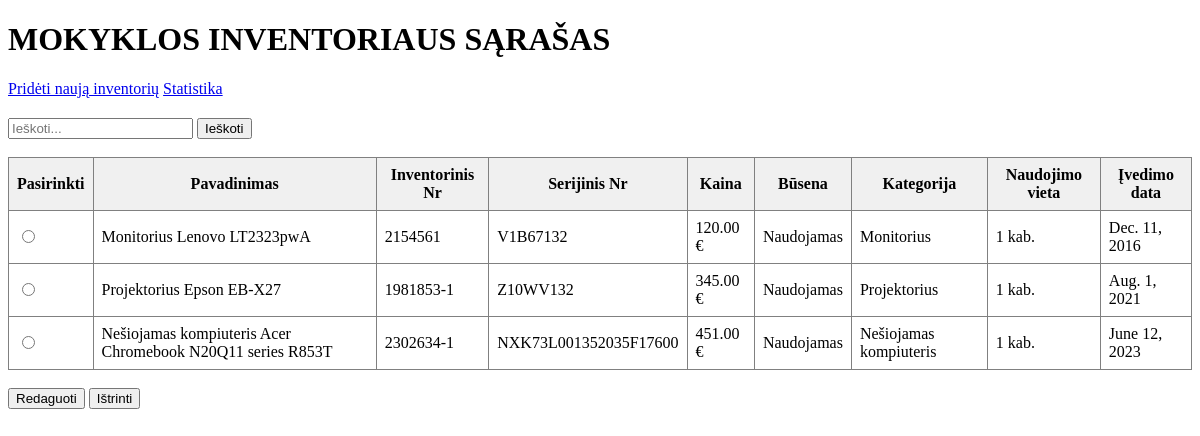
Before: / with the older database file.
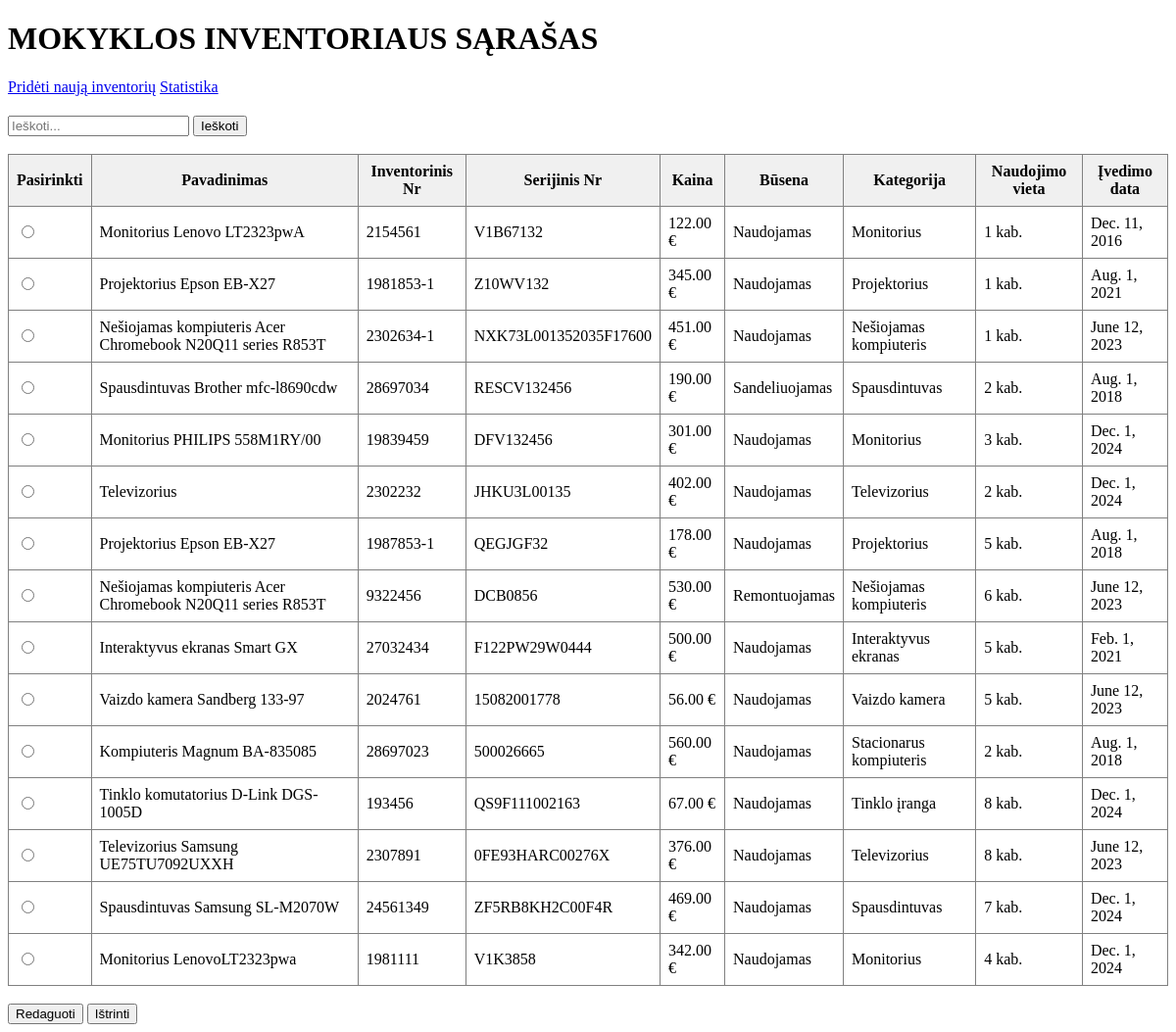
After: the same page with the newer database file.
### inventorius/models.py (models this page shows, shortened)
class Inventorius(models.Model):
    TURTO_TIPAS = (
        ('ILG', 'Ilgalaikis turtas'),
        ('TRU', 'Trumpalaikis turtas'),
    )
    pavadinimas = models.CharField(max_length=100, null=False)
    serijinis_numeris = models.CharField(max_length=100, unique=True)
    inventorinis_numeris = models.CharField(max_length=100)
    kaina = models.DecimalField(max_digits=10, decimal_places=2)
    vieta = models.ForeignKey(Vieta, on_delete=models.CASCADE)
    busena = models.CharField(max_length=50, choices=[
        ('Naudojamas', 'Naudojamas'),
        ('Sandeliuojamas', 'Sandeliuojamas'),
        ('Remontuojamas', 'Remontuojamas'),
    ], default='Naudojamas')
    ivedimo_data = models.DateField(verbose_name="Įvedimo į eksploataciją data")
    kategorija = models.ForeignKey(Kategorija, on_delete=models.CASCADE)
    turto_tipas = models.CharField(max_length=3, choices=TURTO_TIPAS, null=False)

class Kategorija(models.Model):
    pavadinimas = models.CharField(max_length=100)

class Vieta(models.Model):
    pavadinimas = models.CharField(max_length=100)

### inventorius/views.py (the view)
# urls.py: path('', views.pradinis, name='pradinis'),
def pradinis(request):
    query = request.GET.get('q', '')
    no_results_message = None
    if query:
        filtruoti = Inventorius.objects.filter(
             Q(pavadinimas__icontains=query) |
             Q(serijinis_numeris__icontains=query) |
             Q(inventorinis_numeris__icontains=query) |
             Q(kaina__icontains=query) |
             Q(vieta__pavadinimas__icontains=query) |
             Q(busena__icontains=query) |
             Q(kategorija__pavadinimas__icontains=query) |
             Q(ivedimo_data__icontains=query) |
             Q(turto_tipas__icontains=query)
         )
        if filtruoti.exists():
            inventoriai = filtruoti
        else:
            inventoriai = Inventorius.objects.all()
            no_results_message = "Pagal jūsų užklausą nieko nerasta."
    else:
        inventoriai = Inventorius.objects.all()
    return render(request, 'pradinis.html', {
        'inventoriai': inventoriai,
        'no_results_message': no_results_message
    })

### inventorius/templates/pradinis.html (shortened to what this page needs)
<!DOCTYPE html>
<html lang="en">
<head>
</head>
<body>
<h1>MOKYKLOS INVENTORIAUS SĄRAŠAS</h1>
<div style="margin-bottom: 20px;">
    <a href="{% url 'kurti' %}" style="font-size: 16px;">Pridėti naują inventorių</a>
    <a href="{% url 'statistika' %}" style="font-size: 16px;">Statistika</a>
</div>
<form method="get">
  <input type="text" name="q" placeholder="Ieškoti..." value="{{ request.GET.q }}">
  <button type="submit">Ieškoti</button>
</form>
<br>
{% if inventoriai %}
<form method="post" action="{% url 'pasirinktas_veiksmas' %}">
    <table border="1" cellspacing="0" cellpadding="8" style="border-collapse: collapse; width: 100%;">
        <thead style="background-color: #f0f0f0;">
            <tr>
                <th>Pasirinkti</th>
                <th>Pavadinimas</th>
                <th>Inventorinis Nr</th>
                <th>Serijinis Nr</th>
                <th>Kaina</th>
                <th>Būsena</th>
                <th>Kategorija</th>
                <th>Naudojimo vieta</th>
                <th>Įvedimo data</th>
            </tr>
        </thead>
        <tbody>
            {% for inventorius in inventoriai %}
            <tr>
                <td><input type="radio" name="pasirinktas_id" value="{{ inventorius.id }}"></td>
                <td>{{ inventorius.pavadinimas }}</td>
                <td>{{ inventorius.inventorinis_numeris }}</td>
                <td>{{ inventorius.serijinis_numeris }}</td>
                <td>{{ inventorius.kaina }} €</td>
                <td>{{ inventorius.busena }}</td>
                <td>{{ inventorius.kategorija.pavadinimas }}</td>
                <td>{{ inventorius.vieta.pavadinimas }}</td>
                <td>{{ inventorius.ivedimo_data }}</td>
            </tr>
            {% endfor %}
        </tbody>
    </table>
    <br>
    <button type="submit" name="veiksmas" value="redaguoti">Redaguoti</button>
    <button type="submit" name="veiksmas" value="istrinti">Ištrinti</button>
</form>
{% else %}
    <p>Įrašų nerasta.</p>
{% endif %}
</body>
</html>

Changed rows visible on the page:
changed Inventorius "Monitorius Lenovo LT2323pwA": kaina "120.00" → "122.00"
added Inventorius: pavadinimas "Spausdintuvas Brother mfc-l8690cdw", inventorinis_numeris "28697034", serijinis_numeris "RESCV132456", kaina "190.00", busena "Sandeliuojamas", kategorija.pavadinimas "Spausdintuvas", vieta.pavadinimas "2 kab.", ivedimo_data "Aug. 1, 2018"
added Inventorius: pavadinimas "Monitorius PHILIPS 558M1RY/00", inventorinis_numeris "19839459", serijinis_numeris "DFV132456", kaina "301.00", busena "Naudojamas", kategorija.pavadinimas "Monitorius", vieta.pavadinimas "3 kab.", ivedimo_data "Dec. 1, 2024"
added Inventorius: pavadinimas "Televizorius", inventorinis_numeris "2302232", serijinis_numeris "JHKU3L00135", kaina "402.00", busena "Naudojamas", kategorija.pavadinimas "Televizorius", vieta.pavadinimas "2 kab.", ivedimo_data "Dec. 1, 2024"
added Inventorius: pavadinimas "Projektorius Epson EB-X27", inventorinis_numeris "1987853-1", serijinis_numeris "QEGJGF32", kaina "178.00", busena "Naudojamas", kategorija.pavadinimas "Projektorius", vieta.pavadinimas "5 kab.", ivedimo_data "Aug. 1, 2018"
added Inventorius: pavadinimas "Nešiojamas kompiuteris Acer Chromebook N20Q11 series R853T", inventorinis_numeris "9322456", serijinis_numeris "DCB0856", kaina "530.00", busena "Remontuojamas", kategorija.pavadinimas "Nešiojamas kompiuteris", vieta.pavadinimas "6 kab.", ivedimo_data "June 12, 2023"
added Inventorius: pavadinimas "Interaktyvus ekranas Smart GX", inventorinis_numeris "27032434", serijinis_numeris "F122PW29W0444", kaina "500.00", busena "Naudojamas", kategorija.pavadinimas "Interaktyvus ekranas", vieta.pavadinimas "5 kab.", ivedimo_data "Feb. 1, 2021"
added Inventorius: pavadinimas "Vaizdo kamera Sandberg 133-97", inventorinis_numeris "2024761", serijinis_numeris "15082001778", kaina "56.00", busena "Naudojamas", kategorija.pavadinimas "Vaizdo kamera", vieta.pavadinimas "5 kab.", ivedimo_data "June 12, 2023"
added Inventorius: pavadinimas "Kompiuteris Magnum BA-835085", inventorinis_numeris "28697023", serijinis_numeris "500026665", kaina "560.00", busena "Naudojamas", kategorija.pavadinimas "Stacionarus kompiuteris", vieta.pavadinimas "2 kab.", ivedimo_data "Aug. 1, 2018"
added Inventorius: pavadinimas "Tinklo komutatorius D-Link DGS-1005D", inventorinis_numeris "193456", serijinis_numeris "QS9F111002163", kaina "67.00", busena "Naudojamas", kategorija.pavadinimas "Tinklo įranga", vieta.pavadinimas "8 kab.", ivedimo_data "Dec. 1, 2024"
added Inventorius: pavadinimas "Televizorius Samsung UE75TU7092UXXH", inventorinis_numeris "2307891", serijinis_numeris "0FE93HARC00276X", kaina "376.00", busena "Naudojamas", kategorija.pavadinimas "Televizorius", vieta.pavadinimas "8 kab.", ivedimo_data "June 12, 2023"
added Inventorius: pavadinimas "Spausdintuvas Samsung SL-M2070W", inventorinis_numeris "24561349", serijinis_numeris "ZF5RB8KH2C00F4R", kaina "469.00", busena "Naudojamas", kategorija.pavadinimas "Spausdintuvas", vieta.pavadinimas "7 kab.", ivedimo_data "Dec. 1, 2024"
added Inventorius: pavadinimas "Monitorius LenovoLT2323pwa", inventorinis_numeris "1981111", serijinis_numeris "V1K3858", kaina "342.00", busena "Naudojamas", kategorija.pavadinimas "Monitorius", vieta.pavadinimas "4 kab.", ivedimo_data "Dec. 1, 2024"
